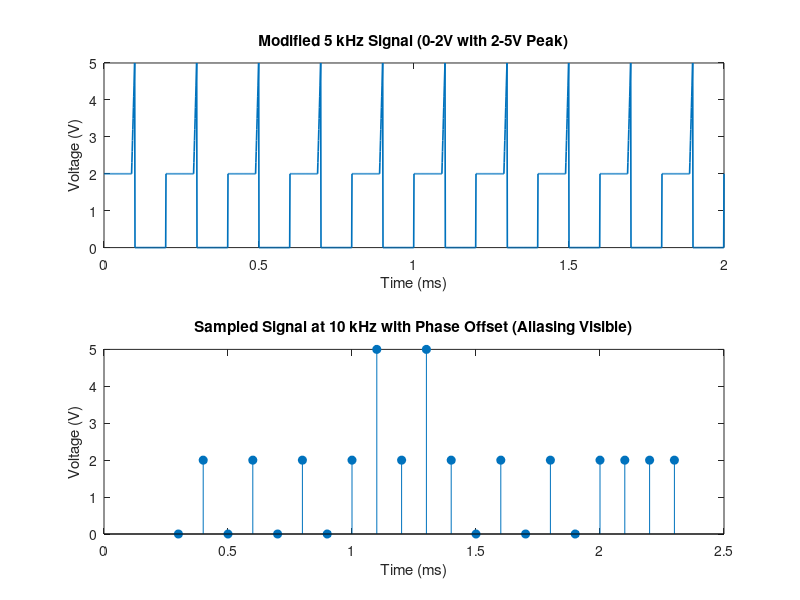

Source code (MATLAB): (Note: this script raises an error after producing the figure.)
% Parameters
f_signal = 5000;      % Signal frequency in Hz
fs = 10000;           % Sampling frequency in Hz
T = 1 / f_signal;     % Period of the signal
duration = 10 * T;     % Simulate 3 periods
dt_fine = 1e-6;       % High-res time step for continuous signal

% Time vectors
t_fine = 0:dt_fine:duration;       % High-res for original waveform

% Square wave: 0 to 2V
ideal_square = 0.5 * (square(2*pi*f_signal*t_fine) + 1) * 2;

% Add a peak before the falling edge (2V to 5V)
peak_width = round(10e-6 / dt_fine);  % width in points (~10 µs)
fall_edge_idx = find(diff(ideal_square) < -1);  % detect 2V to 0V transitions
for i = fall_edge_idx
    if i - peak_width > 0
        ideal_square(i - peak_width:i) = ...
            ideal_square(i - peak_width:i) + linspace(0, 3, peak_width + 1); % 2V to 5V
    end
end
ideal_square = min(ideal_square, 5);  % Clip to max 5V

% Sampling with phase offset
phase_offset = 300e-6;  % 20 µs offset
t_sampled = phase_offset:1/fs:duration + phase_offset;

% Sample the distorted waveform
sampled_signal = interp1(t_fine, ideal_square, t_sampled, 'nearest', 'extrap');

% Plot
figure;
subplot(2,1,1);
plot(t_fine*1e3, ideal_square, 'LineWidth', 1.2);
title('Modified 5 kHz Signal (0-2V with 2-5V Peak)');
xlabel('Time (ms)');
ylabel('Voltage (V)');

subplot(2,1,2);
stem(t_sampled*1e3, sampled_signal, 'filled');
title('Sampled Signal at 10 kHz with Phase Offset (Aliasing Visible)');
xlabel('Time (ms)');
ylabel('Voltage (V)');

sgtitle('Effect of Sampling Phase Offset on Aliased Waveform');
